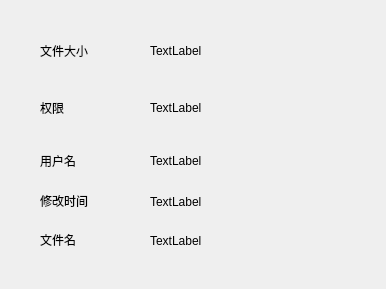
<?xml version="1.0" encoding="UTF-8"?>
<ui version="4.0">
 <class>shuxing</class>
 <widget class="QDialog" name="shuxing">
  <property name="geometry">
   <rect>
    <x>0</x>
    <y>0</y>
    <width>386</width>
    <height>289</height>
   </rect>
  </property>
  <property name="windowTitle">
   <string>Dialog</string>
  </property>
  <widget class="QLabel" name="label">
   <property name="geometry">
    <rect>
     <x>150</x>
     <y>40</y>
     <width>141</width>
     <height>21</height>
    </rect>
   </property>
   <property name="text">
    <string>TextLabel</string>
   </property>
  </widget>
  <widget class="QLabel" name="label_2">
   <property name="geometry">
    <rect>
     <x>150</x>
     <y>100</y>
     <width>121</width>
     <height>16</height>
    </rect>
   </property>
   <property name="text">
    <string>TextLabel</string>
   </property>
  </widget>
  <widget class="QLabel" name="label_3">
   <property name="geometry">
    <rect>
     <x>150</x>
     <y>150</y>
     <width>181</width>
     <height>21</height>
    </rect>
   </property>
   <property name="text">
    <string>TextLabel</string>
   </property>
  </widget>
  <widget class="QLabel" name="a">
   <property name="geometry">
    <rect>
     <x>40</x>
     <y>40</y>
     <width>54</width>
     <height>21</height>
    </rect>
   </property>
   <property name="text">
    <string>文件大小</string>
   </property>
  </widget>
  <widget class="QLabel" name="b">
   <property name="geometry">
    <rect>
     <x>40</x>
     <y>100</y>
     <width>61</width>
     <height>16</height>
    </rect>
   </property>
   <property name="text">
    <string>权限</string>
   </property>
  </widget>
  <widget class="QLabel" name="c">
   <property name="geometry">
    <rect>
     <x>40</x>
     <y>150</y>
     <width>61</width>
     <height>21</height>
    </rect>
   </property>
   <property name="text">
    <string>用户名</string>
   </property>
  </widget>
  <widget class="QLabel" name="d">
   <property name="geometry">
    <rect>
     <x>40</x>
     <y>190</y>
     <width>61</width>
     <height>21</height>
    </rect>
   </property>
   <property name="text">
    <string>修改时间</string>
   </property>
  </widget>
  <widget class="QLabel" name="label_4">
   <property name="geometry">
    <rect>
     <x>150</x>
     <y>191</y>
     <width>181</width>
     <height>21</height>
    </rect>
   </property>
   <property name="text">
    <string>TextLabel</string>
   </property>
  </widget>
  <widget class="QLabel" name="e">
   <property name="geometry">
    <rect>
     <x>40</x>
     <y>230</y>
     <width>61</width>
     <height>20</height>
    </rect>
   </property>
   <property name="text">
    <string>文件名</string>
   </property>
  </widget>
  <widget class="QLabel" name="label_5">
   <property name="geometry">
    <rect>
     <x>150</x>
     <y>230</y>
     <width>151</width>
     <height>21</height>
    </rect>
   </property>
   <property name="text">
    <string>TextLabel</string>
   </property>
  </widget>
 </widget>
 <resources/>
 <connections/>
</ui>
